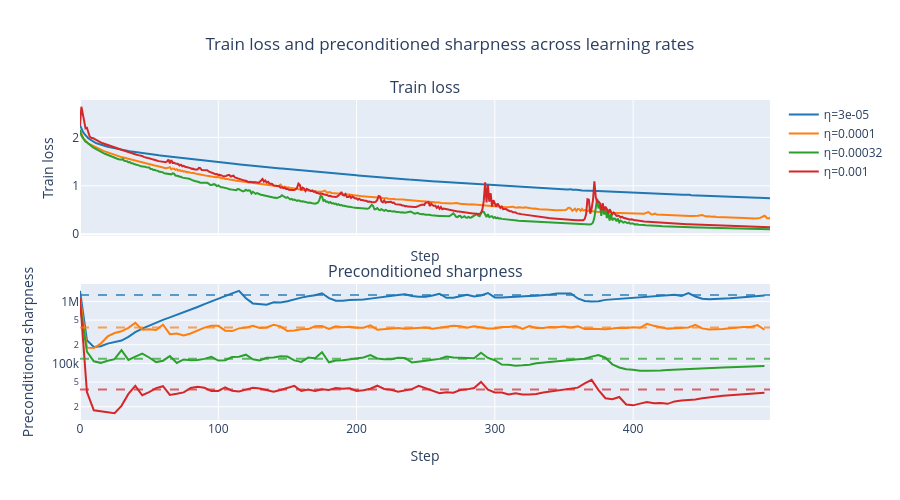

The notebook cell saved with this chart:
### Markdown cell above
### Train loss and sharpness (varying learning rate η)

### Code cell
show_fig(plot_adam_lr(lrs_fig1a, OUTPUT_V2))
